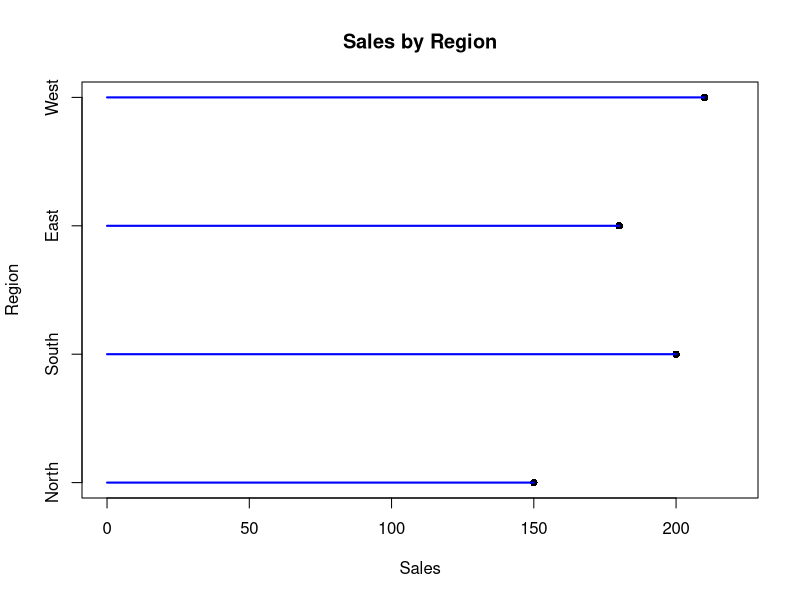

This figure's R source:
# Data
region <- c("North", "South", "East", "West")
sales <- c(150, 200, 180, 210)

# Create the lollipop plot
plot(sales, 1:4, pch = 16, xlim = c(0, max(sales) + 10), xlab = "Sales", ylab = "Region", yaxt = "n", main = "Sales by Region")

# Add the lines (sticks of the lollipops)
segments(0, 1:4, sales, 1:4, col = "blue", lwd = 2)

# Add region labels
axis(2, at = 1:4, labels = region)
